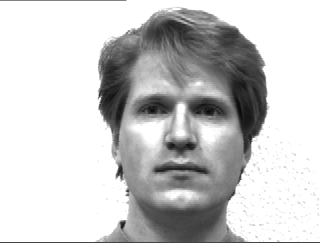
%> input picture reconnaissance Faciale avec une database externe_nouveau/trainset/subject01.gif, 320 x 243 px; its folder holds 4 pictures in this run
$ octave creation_visages_propres_database_externe.m   (GNU Octave 9; MATLAB toolbox functions it lacks are replaced by stand-ins)
%> lines starting %> are read from the running program, lines starting %| are printed output that depends on the picture
clear ; close all ;

A = dir('trainset') ;

M = size(A,1)-2;
%I = imread ([A(4).folder, '/' , A(4).name]) ;
 %imshow(I) ;

nomPhoto=[];
 for n=1:M
   im = imread ([A(2+n).folder, '/' , A(2+n).name]) ;
%> im is the input picture: size 243x320 uint8; min 10, max 255, mean 201.9
   im = im2double(im);
%> im: size 243x320 double
  %I = imread(strcat(num2str(n),'.jpg')); %read image
  [r,c] = size(im); % get number of rows and columns in image
%> r = 243; c = 320
  I1(:,n) = im(:); % convert image to vector and store as column in matrix
  nomPhoto=[nomPhoto erase(convertCharsToStrings(A(2+n).name),'.gif')];
 end
 I= I1';


%moyenne de entre point dans chaque image
moyenne = mean(I,1);
%Placer origine au point de la moyenne pour chaque point
Im = I-(repmat(moyenne',1,M))' ;

[coeff,score,latent,~,explained,mu] = pca(I, 'Centered', true) ;
%Donne les vecteurs propres, la projection de chaque image sur cette
%ces vecteurs propres,explained: pourcentage de variance de chaque vecteur
%propre
%calculate eigenfaces
eigFaces = coeff ;
save ('constante/myfile.mat',  'coeff' , 'score' , 'mu', 'I1','I', 'r', 'c', 'Im', 'nomPhoto' ,'moyenne');

Xcentered = score*coeff' ;


% put eigenface in array and display
ef = [];
for n = 1: length (eigFaces(1, : ) )
  temp = reshape(eigFaces(:,n),r,c);
  temp = histeq(temp,255);
  ef = [ef temp];
end
%> this loop made 3 passes
%> pass 1, `temp = reshape(eigFaces(:,n),r,c);`:
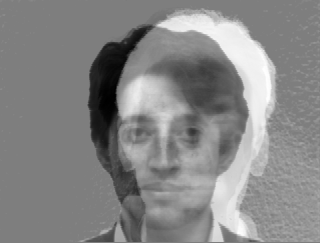
%> temp: size 243x320 double; min -0.0106, max 0.0108, mean 0.00071; drawn with min black and max white
%> pass 1, `temp = histeq(temp,255);`:
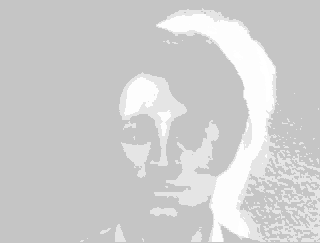
%> temp: size 243x320 double; min 0.776, max 1, mean 0.813
%> after the loop:
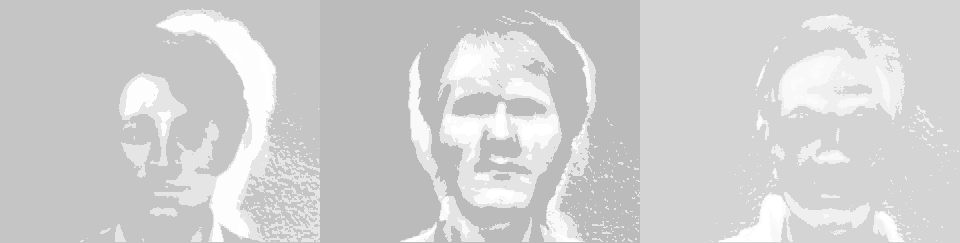
%> ef: size 243x960 double; min 0.736, max 1, mean 0.818

ef1 = [];
for n = 1: size(Xcentered,1)
  temp1 =reshape(Xcentered(n,:),r,c);
  temp1 = histeq(temp1,255);
  ef1= [ef1 temp1];

end
%> this loop made 4 passes
%> pass 1, `temp1 = histeq(temp1,255);`:
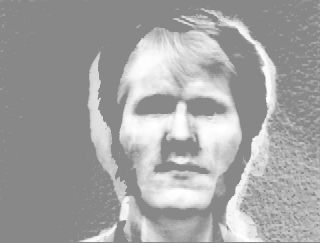
%> temp1: size 243x320 double; min 0.535, max 1, mean 0.644
%> pass 2, `temp1 =reshape(Xcentered(n,:),r,c);`:
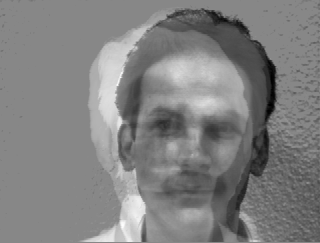
%> temp1: size 243x320 double; min -0.726, max 0.642, mean -0.0342; drawn with min black and max white
%> pass 2, `temp1 = histeq(temp1,255);`:
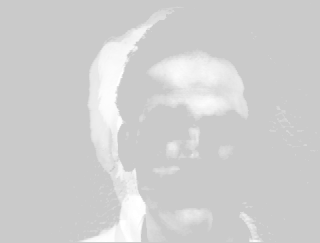
%> temp1: size 243x320 double; min 0.795, max 1, mean 0.816
%> after the loop:
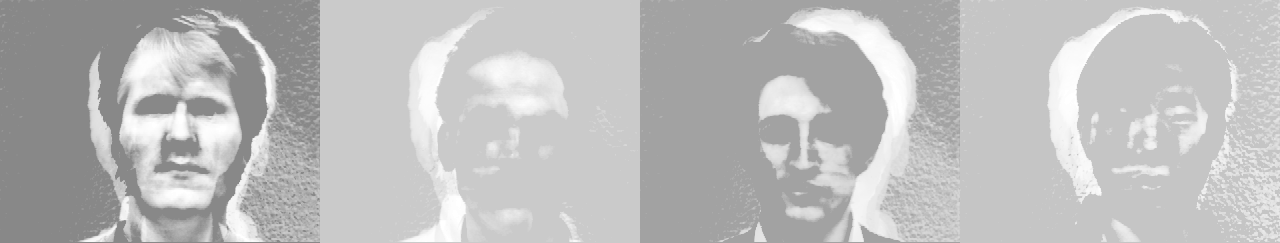
%> ef1: size 243x1280 double; min 0.535, max 1, mean 0.741

figure;
imshow(ef,'Initialmagnification','fit');
title('Eigenfaces');

figure ;
imshow(ef1,'Initialmagnification','fit');
title('reconstructed faces');
